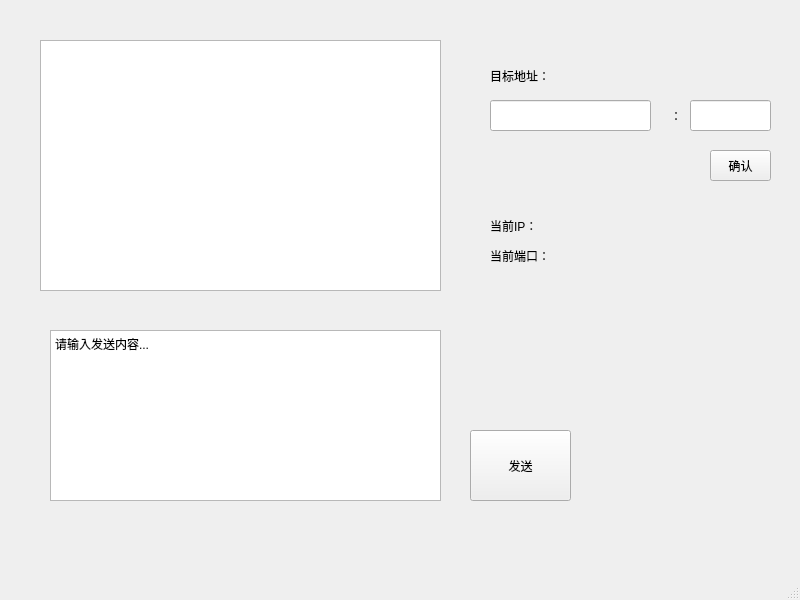
<?xml version="1.0" encoding="UTF-8"?>
<ui version="4.0">
 <class>MainWindow</class>
 <widget class="QMainWindow" name="MainWindow">
  <property name="geometry">
   <rect>
    <x>0</x>
    <y>0</y>
    <width>800</width>
    <height>600</height>
   </rect>
  </property>
  <property name="windowTitle">
   <string>MainWindow</string>
  </property>
  <widget class="QWidget" name="centralwidget">
   <widget class="QTextEdit" name="textEdit">
    <property name="geometry">
     <rect>
      <x>50</x>
      <y>330</y>
      <width>391</width>
      <height>171</height>
     </rect>
    </property>
    <property name="html">
     <string>&lt;!DOCTYPE HTML PUBLIC &quot;-//W3C//DTD HTML 4.0//EN&quot; &quot;http://www.w3.org/TR/REC-html40/strict.dtd&quot;&gt;
&lt;html&gt;&lt;head&gt;&lt;meta name=&quot;qrichtext&quot; content=&quot;1&quot; /&gt;&lt;style type=&quot;text/css&quot;&gt;
p, li { white-space: pre-wrap; }
&lt;/style&gt;&lt;/head&gt;&lt;body style=&quot; font-family:'SimSun'; font-size:9pt; font-weight:400; font-style:normal;&quot;&gt;
&lt;p style=&quot; margin-top:0px; margin-bottom:0px; margin-left:0px; margin-right:0px; -qt-block-indent:0; text-indent:0px;&quot;&gt;请输入发送内容...&lt;/p&gt;&lt;/body&gt;&lt;/html&gt;</string>
    </property>
   </widget>
   <widget class="QPushButton" name="pushButton">
    <property name="geometry">
     <rect>
      <x>470</x>
      <y>430</y>
      <width>101</width>
      <height>71</height>
     </rect>
    </property>
    <property name="text">
     <string>发送</string>
    </property>
   </widget>
   <widget class="QTextBrowser" name="textBrowser">
    <property name="geometry">
     <rect>
      <x>40</x>
      <y>40</y>
      <width>401</width>
      <height>251</height>
     </rect>
    </property>
   </widget>
   <widget class="QLineEdit" name="EditPort">
    <property name="geometry">
     <rect>
      <x>690</x>
      <y>100</y>
      <width>81</width>
      <height>31</height>
     </rect>
    </property>
   </widget>
   <widget class="QPushButton" name="btnConfirm">
    <property name="geometry">
     <rect>
      <x>710</x>
      <y>150</y>
      <width>61</width>
      <height>31</height>
     </rect>
    </property>
    <property name="text">
     <string>确认</string>
    </property>
   </widget>
   <widget class="QLabel" name="labelIP">
    <property name="geometry">
     <rect>
      <x>490</x>
      <y>210</y>
      <width>231</width>
      <height>31</height>
     </rect>
    </property>
    <property name="text">
     <string>当前IP：</string>
    </property>
   </widget>
   <widget class="QLabel" name="labelPort">
    <property name="geometry">
     <rect>
      <x>490</x>
      <y>240</y>
      <width>231</width>
      <height>31</height>
     </rect>
    </property>
    <property name="text">
     <string>当前端口：</string>
    </property>
   </widget>
   <widget class="QLabel" name="labelSetPort">
    <property name="geometry">
     <rect>
      <x>490</x>
      <y>60</y>
      <width>231</width>
      <height>31</height>
     </rect>
    </property>
    <property name="text">
     <string>目标地址：</string>
    </property>
   </widget>
   <widget class="QLineEdit" name="EditIP">
    <property name="geometry">
     <rect>
      <x>490</x>
      <y>100</y>
      <width>161</width>
      <height>31</height>
     </rect>
    </property>
   </widget>
   <widget class="QLabel" name="labelColon">
    <property name="geometry">
     <rect>
      <x>670</x>
      <y>100</y>
      <width>41</width>
      <height>31</height>
     </rect>
    </property>
    <property name="text">
     <string>：</string>
    </property>
   </widget>
  </widget>
  <widget class="QMenuBar" name="menubar">
   <property name="geometry">
    <rect>
     <x>0</x>
     <y>0</y>
     <width>800</width>
     <height>21</height>
    </rect>
   </property>
  </widget>
  <widget class="QStatusBar" name="statusbar"/>
 </widget>
 <resources/>
 <connections/>
</ui>
